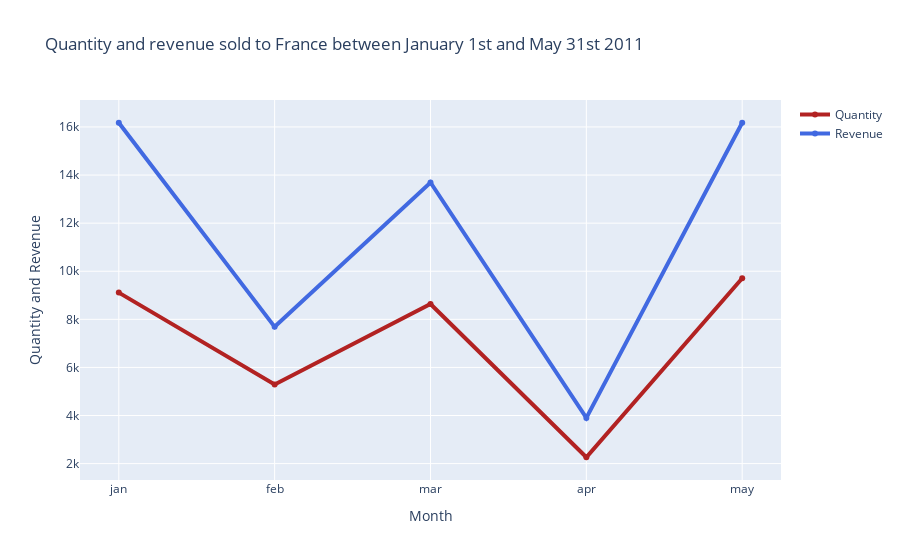

Notebook code cell kept with this figure:
### Markdown cell above
## 2. Create an interactive line chart showing quantity and revenue sold to France between January 1st and May 31st 2011.

### Code cell
fig = go.Figure()

#data
df = data.loc[(data.Country == 'France') & (data.month >= 1) & (data.month < 6) &
              (data.year == 2011)]

grouped=df.pivot_table(index=["month"], values=["Quantity", "Revenue"], aggfunc='sum')
grouped

month = ['jan', 'feb', 'mar', 'apr', 'may']

# Create and style traces
fig.add_trace(go.Scatter(x=month, y=grouped.Quantity, name='Quantity',
                         line=dict(color='firebrick', width=4)))
fig.add_trace(go.Scatter(x=month, y=grouped.Revenue, name='Revenue',
                         line=dict(color='royalblue', width=4)))


# Edit the layout
fig.update_layout(title='Quantity and revenue sold to France between January 1st and May 31st 2011',
                   xaxis_title='Month',
                   yaxis_title='Quantity and Revenue')


fig.show()

### Figure 1 — Plotly figure (JSON) as saved in the notebook; plotly's stock layout.template omitted (floating-point values rounded to 4 significant figures)
{"data": [{"line": {"color": "firebrick", "width": 4}, "name": "Quantity", "type": "scatter", "x": ["jan", "feb", "mar", "apr", "may"], "y": [9112, 5294, 8640, 2265, 9706]}, {"line": {"color": "royalblue", "width": 4}, "name": "Revenue", "type": "scatter", "x": ["jan", "feb", "mar", "apr", "may"], "y": [16170.0, 7688.0, 13690.0, 3899.0, 16170.0]}], "layout": {"title": {"text": "Quantity and revenue sold to France between January 1st and May 31st 2011"}, "xaxis": {"title": {"text": "Month"}}, "yaxis": {"title": {"text": "Quantity and Revenue"}}}}
